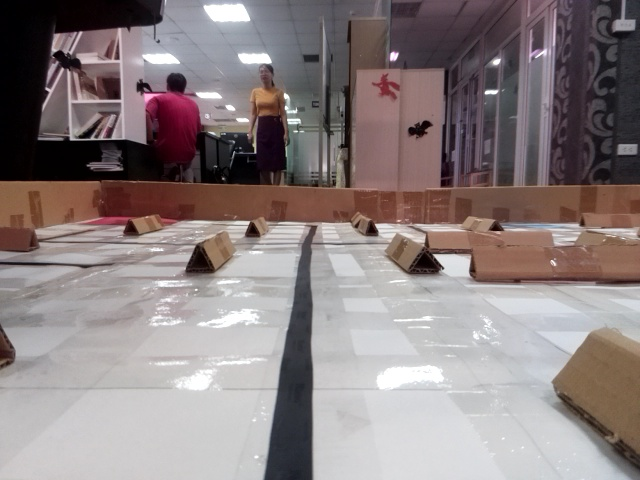
#> input picture color_detect/images/lan1.jpg, 640 x 480 px, given in place of the camera
$ python color_detect_from_img.py
#> lines starting #> are read from the running program, lines starting #| are printed output that depends on the picture; after the words box and inside, x2 and y2 are one past the last pixel; in counts of white or black regions, pixels touching at a corner belong together
# Python program for Detection of a
# specific color(blue here) using OpenCV with Python
import cv2
import numpy as np

cap = cv2.VideoCapture(0)

def process_img():
    while True:
        _, frame = cap.read()
#> frame is the input picture: shape (480, 640, 3); mean B, G, R 128.2, 127.9, 138.9
        hsv = cv2.cvtColor(frame, cv2.COLOR_BGR2HSV)
#> hsv: shape (480, 640, 3); mean H, S, V 89.4, 48.1, 140.6

        # Black color
        lower_hsv_color = np.array([0, 17, 3])
        upper_hsv_color = np.array([187, 63, 87])

        # [7 lines of commented-out code are left out]

        mask = cv2.inRange(hsv, lower_hsv_color, upper_hsv_color)
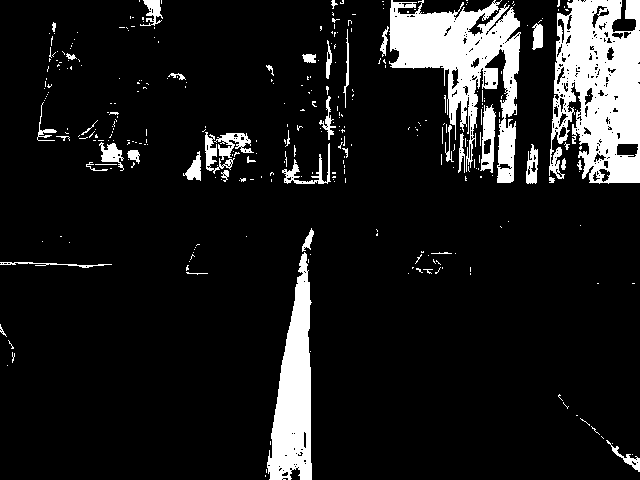
#> mask: shape (480, 640); 11.4% white; 326 white regions (281 under 20 px), largest, box (x1, y1, x2, y2) and area: (549, 0, 640, 184) 12007, (389, 0, 521, 183) 10146, (267, 252, 312, 480) 5955
        res = cv2.bitwise_and(frame, frame, mask=mask)
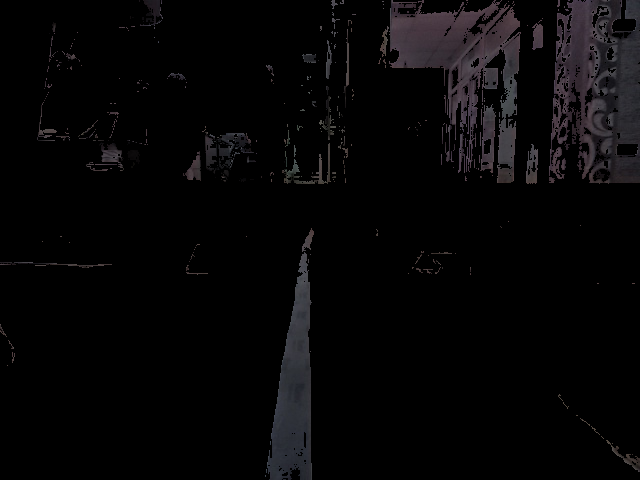
#> res: shape (480, 640, 3); mean B, G, R 6.7, 5.9, 6.6
        cv2.imshow('hello', res)

        k = cv2.waitKey(1) & 0xFF
#> (key Esc is pressed here)
        if k == 27:
            break

    # Destroys all of the HighGUI windows.
    cv2.destroyAllWindows()

    # release the captured frame
    cap.release()


if __name__ == '__main__':
    process_img()
